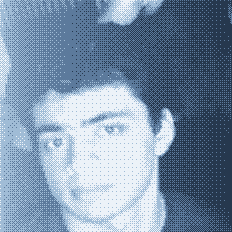
#> input picture assets/portrait-light.png, 232 x 232 px, given in place of source-portrait.jpg, which was not available
$ python portrait.py
#> lines starting #> are read from the running program, lines starting #| are printed output that depends on the picture; pictures that were not available may be replaced by others from this repository, and a replacement may not be noted
### scripts/palettes.py
"""Palette variants for the language card.

Each variant owns everything colour: the data ramp, the panel, the Aero gloss
constants and the four dither stops for the portrait. The portrait's darkest
stop must equal the panel's top colour, or the photo reads as a square patch
instead of sitting flush.
"""

PALETTES = {
    # v1 - the avatar's sky rather than its treeline
    "v1": {
        "ramp": ["#1f6fc0", "#2a86d6", "#3a9ce6", "#57b0f0", "#7cc3f6", "#a8d8fb"],
        "bg_top": "#0a1626",
        "bg_bottom": "#0f2036",
        "border": "#1d3a5c",
        "text": "#cfdcea",
        "dim": "#5c7a9c",
        "sheen": "#d8e8ff",
        "bevel": "#c6dcf5",
        "bevel_opacity": "0.16",
        "spec": "#ffffff",
        "spec_hi": "0.30",
        "spec_lo": "0.05",
        "gloss": (0.52, 0.30, 0.10, 0.00),
        "portrait": [(10, 22, 38), (29, 58, 96), (63, 112, 168), (150, 190, 232)],
        "portrait_brightness": 0.86,
        "backdrop_darken": 0.40,
        "backdrop_stops": None,
        "backdrop_levels": 6,
        "backdrop_floor": None,
        "light": False,
        "reflect": ("#fff", "0.24"),
        "horizon": None,
    },

    # v2 - tropical sunset, everything warm
    "v2": {
        "ramp": ["#6d3a7a", "#9c3f72", "#c4485c", "#e0662f", "#f08c2a", "#f6b93f"],
        "bg_top": "#1a1024",
        "bg_bottom": "#2a1733",
        "border": "#4a2b50",
        "text": "#f2e0e4",
        "dim": "#a57a8c",
        "sheen": "#ffd9c0",
        "bevel": "#ffc9a6",
        "bevel_opacity": "0.18",
        "spec": "#fff3e6",
        "spec_hi": "0.20",
        "spec_lo": "0.03",
        "gloss": (0.22, 0.04, 0.24, 0.04),
        "portrait": [(26, 16, 36), (78, 38, 74), (158, 68, 68), (232, 150, 78)],
        "portrait_brightness": 0.80,
        "backdrop_darken": 0.58,
        "backdrop_stops": None,
        "backdrop_levels": 6,
        "backdrop_floor": None,
        "light": False,
        "reflect": ("#fff", "0.24"),
        "horizon": None,
    },

    # v3 - near-black ground lit by a low orange/gold horizon, with the photo
    # and the data both held in the cooler alpine accents so they read against
    # the warmth rather than dissolving into it.
    "v3": {
        "ramp": ["#0e6f9c", "#12908f", "#2f9b74", "#58a35f", "#83ac5c", "#a8b46b"],
        "bg_top": "#080a09",
        "bg_bottom": "#140f0a",
        "border": "#3a2a18",
        "text": "#e8e2d6",
        "dim": "#8a7a63",
        "sheen": "#ffc46a",
        "bevel": "#ffb347",
        "bevel_opacity": "0.14",
        "spec": "#ffffff",
        "spec_hi": "0.28",
        "spec_lo": "0.05",
        "gloss": (0.32, 0.07, 0.24, 0.04),
        "portrait": [(8, 10, 9), (29, 74, 68), (63, 138, 99), (159, 184, 122)],
        "portrait_brightness": 0.86,
        "backdrop_darken": 0.66,
        "backdrop_stops": None,
        "backdrop_levels": 6,
        "backdrop_floor": None,
        "light": False,
        "reflect": ("#fff", "0.24"),
        # warm light pooling at the bottom edge, with a black skyline over it
        "horizon": {"glow": "#ff9836", "glow_opacity": "0.30", "band": "#05060a"},
    },

    # light - the same scene printed rather than lit. Every layer inverts: the
    # envelope runs white-at-the-left instead of black, the portrait becomes
    # dark ink on paper, and the ramp deepens so the bars hold against it.
    "light": {
        "ramp": ["#0a3f76", "#0d5493", "#126aae", "#2181c6", "#3d97d6", "#5faae0"],
        "bg_top": "#f1f5fa",
        "bg_bottom": "#e3ebf4",
        "border": "#b4c5d8",
        "text": "#16232f",
        "dim": "#48596b",
        "sheen": "#ffffff",
        "bevel": "#ffffff",
        "bevel_opacity": "0.55",
        "spec": "#ffffff",
        "spec_hi": "0.34",
        "spec_lo": "0.06",
        "gloss": (0.46, 0.24, 0.10, 0.00),
        # shadows land on ink, highlights on paper
        "portrait": [(38, 56, 78), (92, 122, 156), (160, 188, 214), (236, 242, 248)],
        "portrait_brightness": 0.98,
        "backdrop_darken": 0.0,
        # Four stops across a deliberately shallow range. Two stops give a
        # true ink-and-paper halftone, which is far too loud behind a legend;
        # stepping through intermediate tones keeps the pattern legible as
        # texture without it competing with the text sitting on it.
        "backdrop_stops": [(163, 189, 217), (203, 221, 238), (229, 239, 248), (246, 250, 253)],
        "backdrop_levels": 4,
        # how far the tone is allowed to deepen at the right edge
        "backdrop_floor": 208,
        "light": True,
        # a white reflection is invisible on paper
        "reflect": ("#16232f", "0.16"),
        "horizon": None,
    },
}


def get(name):
    try:
        return PALETTES[name]
    except KeyError:
        raise SystemExit(f"unknown variant {name!r}; have {sorted(PALETTES)}")

### scripts/portrait.py
"""Ordered-dither the source photo twice per palette.

Two tiles come out of one image:

  portrait-<v>.png   the sharp head-and-shoulders crop, 232px square
  backdrop-<v>.png   the same photo blown up, blurred past recognition and
                     dithered into a darkened copy of the same four stops,
                     so the whole panel is pattern instead of a flat ramp

Both go through the same Bayer 8x8 pass, so the dot grids line up and the
portrait dissolves into the backdrop rather than sitting on top of it.

Run this locally, not in CI: the source photo is gitignored on purpose, so
only the dithered tiles are ever published.

    python scripts/portrait.py            # every variant
    python scripts/portrait.py v1         # just one
"""

import sys

from PIL import Image, ImageChops, ImageEnhance, ImageFilter, ImageOps

from palettes import PALETTES, get

SRC = "assets/source-portrait.jpg"

CROP = (150, 20, 1015, 885)  # head and shoulders out of the 1080 square
SIZE = 232

CARD_W, CARD_H = 840, 240
BLUR = 34  # enough that no feature survives, only tone

# The backdrop is driven left-to-right: pitch black behind the photo, climbing
# to the palette's lightest stop at the right edge. Above 1.0 the black holds
# longer before the ramp starts to lift.
LIGHT_GAMMA = 1.15

# How much the blurred photo is allowed to swing the ramp. The ramp sets the
# envelope; this only mottles it. Letting the photo drive luminance outright
# just reproduces its own dark right-hand side, which pulls the light back
# into the middle of the card.
PHOTO_FLOOR = 168  # of 255

# The photo sits on the left, so it has to fall into the black as well or the
# card still reads bright-left. Floor is how much survives at the very edge;
# the exponent below 1 makes the recovery fast, so only the outer strip goes.
PORTRAIT_FLOOR = 0.28
PORTRAIT_GAMMA = 0.5

BAYER8 = [
    [0, 32, 8, 40, 2, 34, 10, 42],
    [48, 16, 56, 24, 50, 18, 58, 26],
    [12, 44, 4, 36, 14, 46, 6, 38],
    [60, 28, 52, 20, 62, 30, 54, 22],
    [3, 35, 11, 43, 1, 33, 9, 41],
    [51, 19, 59, 27, 49, 17, 57, 25],
    [15, 47, 7, 39, 13, 45, 5, 37],
    [63, 31, 55, 23, 61, 29, 53, 21],
]


def bayer(gray, stops):
    """Ordered-dither a greyscale image into an ordered list of RGB stops."""
    w, h = gray.size
    src = gray.load()
    out = Image.new("RGB", (w, h))
    dst = out.load()
    levels = len(stops) - 1

    for y in range(h):
        row = BAYER8[y % 8]
        for x in range(w):
            value = src[x, y] / 255 * levels
            base = int(value)
            threshold = (row[x % 8] + 0.5) / 64
            level = base + (1 if (value - base) > threshold else 0)
            dst[x, y] = stops[min(level, levels)]
    return out


def save(img, path, colors=4):
    img.convert("P", palette=Image.ADAPTIVE, colors=colors).save(path, optimize=True)
    print(f"wrote {path}")


def resample(stops, count):
    """Walk the stop sequence and pick `count` evenly spaced colours along it."""
    last = len(stops) - 1
    out = []
    for i in range(count):
        t = i / (count - 1) * last
        lo = int(t)
        hi = min(lo + 1, last)
        f = t - lo
        out.append(tuple(
            round(stops[lo][c] + (stops[hi][c] - stops[lo][c]) * f)
            for c in range(3)
        ))
    return out


def portrait(variant, palette):
    img = Image.open(SRC).convert("L").crop(CROP).resize((SIZE, SIZE), Image.LANCZOS)
    img = ImageOps.autocontrast(img, cutoff=2)
    img = ImageEnhance.Contrast(img).enhance(1.18)
    img = ImageEnhance.Brightness(img).enhance(palette["portrait_brightness"])
    img = envelope(img, portrait_ramp(), palette["light"])
    save(bayer(img, palette["portrait"]), f"assets/portrait-{variant}.png")


def envelope(img, ramp, light):
    """Apply a horizontal falloff, toward black on dark and white on light.

    Multiplying is what drives a value to black; on a pale panel that is the
    wrong direction entirely, so the light variants screen against the
    inverted ramp and run to paper instead.
    """
    if light:
        return ImageChops.screen(img, ImageOps.invert(ramp))
    return ImageChops.multiply(img, ramp)


def portrait_ramp():
    """Left-to-right ramp across the portrait, never reaching full black."""
    row = Image.new("L", (SIZE, 1))
    row.putdata([
        round(255 * (PORTRAIT_FLOOR + (1 - PORTRAIT_FLOOR)
                     * (x / (SIZE - 1)) ** PORTRAIT_GAMMA))
        for x in range(SIZE)
    ])
    return row.resize((SIZE, SIZE))


def light_ramp():
    """Left-to-right luminance ramp, black at x=0, full at the right edge."""
    row = Image.new("L", (CARD_W, 1))
    row.putdata([
        round(255 * (x / (CARD_W - 1)) ** LIGHT_GAMMA) for x in range(CARD_W)
    ])
    return row.resize((CARD_W, CARD_H))


def falling_ramp(floor):
    """Paper at the left, easing down to `floor` at the right.

    On a light panel the falloff is carried by ink density rather than by
    colour, so the envelope descends instead of climbing.
    """
    span = 255 - floor
    row = Image.new("L", (CARD_W, 1))
    row.putdata([
        round(255 - span * (x / (CARD_W - 1)) ** LIGHT_GAMMA)
        for x in range(CARD_W)
    ])
    return row.resize((CARD_W, CARD_H))


def backdrop(variant, palette):
    # Same four hues, pulled down far enough that legend text still reads
    # against them. Keeping every stop is what makes the field shimmer - but
    # the darkest one goes to true black so the left edge bottoms out.
    if palette["backdrop_stops"]:
        stops = list(palette["backdrop_stops"])
    else:
        factor = 1 - palette["backdrop_darken"]
        stops = [tuple(round(channel * factor) for channel in stop)
                 for stop in palette["portrait"]]
        stops[0] = (0, 0, 0)
    stops = resample(stops, palette["backdrop_levels"])

    img = Image.open(SRC).convert("L")
    img = ImageOps.fit(img, (CARD_W, CARD_H), Image.LANCZOS, centering=(0.5, 0.42))
    img = img.filter(ImageFilter.GaussianBlur(BLUR))
    # the blur flattens contrast; stretch it back so all four stops get used
    img = ImageOps.autocontrast(img, cutoff=1)
    # squash the photo into [PHOTO_FLOOR, 255] so it can only mottle the ramp
    span = 255 - PHOTO_FLOOR
    img = img.point(lambda v: PHOTO_FLOOR + round(span * v / 255))
    if palette["light"]:
        img = ImageChops.multiply(falling_ramp(palette["backdrop_floor"]), img)
    else:
        img = ImageChops.multiply(light_ramp(), img)
    save(bayer(img, stops), f"assets/backdrop-{variant}.png", colors=8)


def build(variant):
    palette = get(variant)
    portrait(variant, palette)
#> in envelope, `return ImageChops.screen(img, ImageOps.invert(ramp))`:
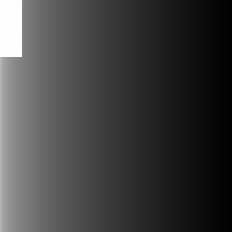
#> returned value: PIL image 232x232 L; min 0, max 254, mean 63.8
#> in bayer, `out = Image.new("RGB", (w, h))`: out: PIL image 232x232 RGB; every value is 0
#> in save, `img.convert("P", palette=Image.ADAPTIVE, colors=colors).save(path, opt..`:
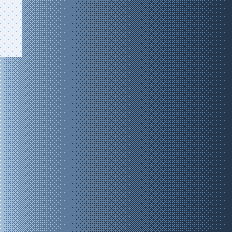
#> saved as portrait-light.png: PIL image 232x232 P; mean R, G, B 80.9, 105.5, 133.4
    backdrop(variant, palette)
#> in backdrop, `img = img.filter(ImageFilter.GaussianBlur(BLUR))`:
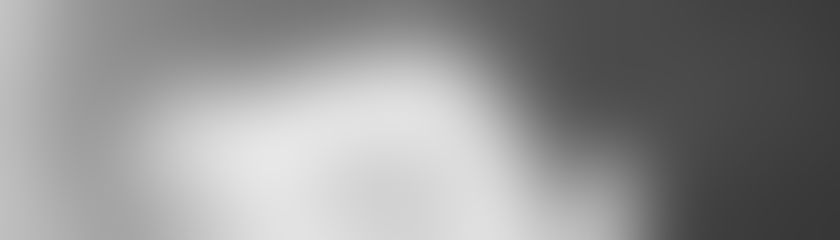
#> img: PIL image 840x240 L; min 55, max 231, mean 144.8
#> in backdrop, `img = ImageOps.autocontrast(img, cutoff=1)`:
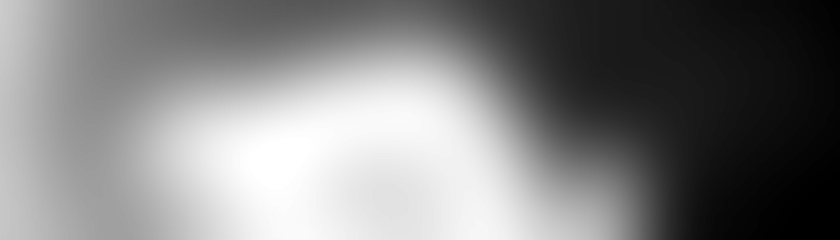
#> img: PIL image 840x240 L; min 0, max 255, mean 129.7
#> in backdrop, `img = img.point(lambda v: PHOTO_FLOOR + round(span * v / 255))`:
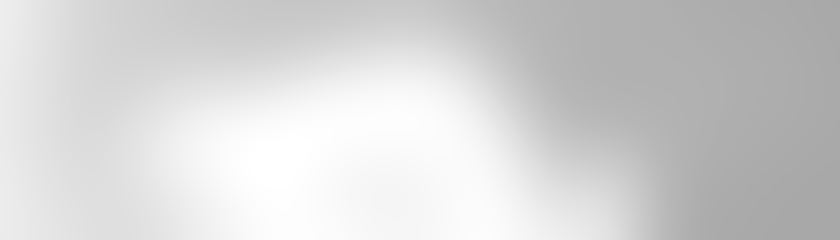
#> img: PIL image 840x240 L; min 168, max 255, mean 212.3
#> in backdrop, `img = ImageChops.multiply(falling_ramp(palette["backdrop_floor"]), img)`:
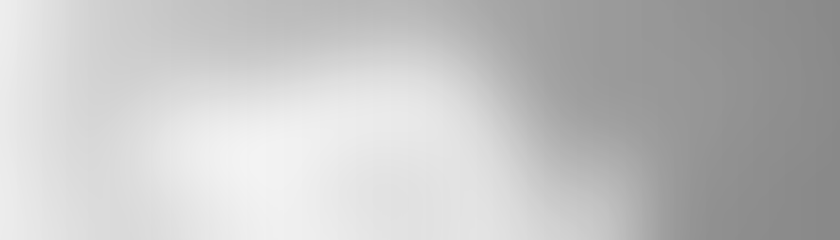
#> img: PIL image 840x240 L; min 137, max 243, mean 194.7
#> in bayer (call 2), `out = Image.new("RGB", (w, h))`: out: PIL image 840x240 RGB; every value is 0
#> call 2 of save, with path = 'assets/backdrop-light.png', colors = 8
#> in save (call 2), `img.convert("P", palette=Image.ADAPTIVE, colors=colors).save(path, opt..`:
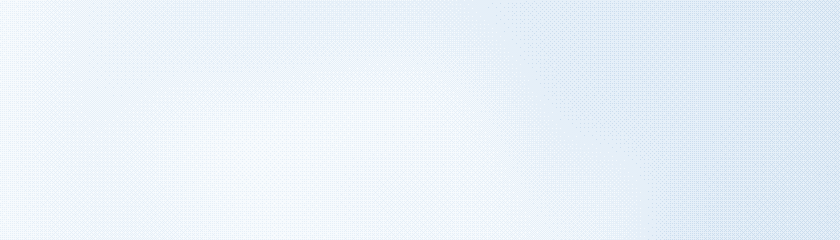
#> saved as backdrop-light.png: PIL image 840x240 P; mean R, G, B 233.2, 241.6, 249.1


if __name__ == "__main__":
    for name in sys.argv[1:] or sorted(PALETTES):
        build(name)
